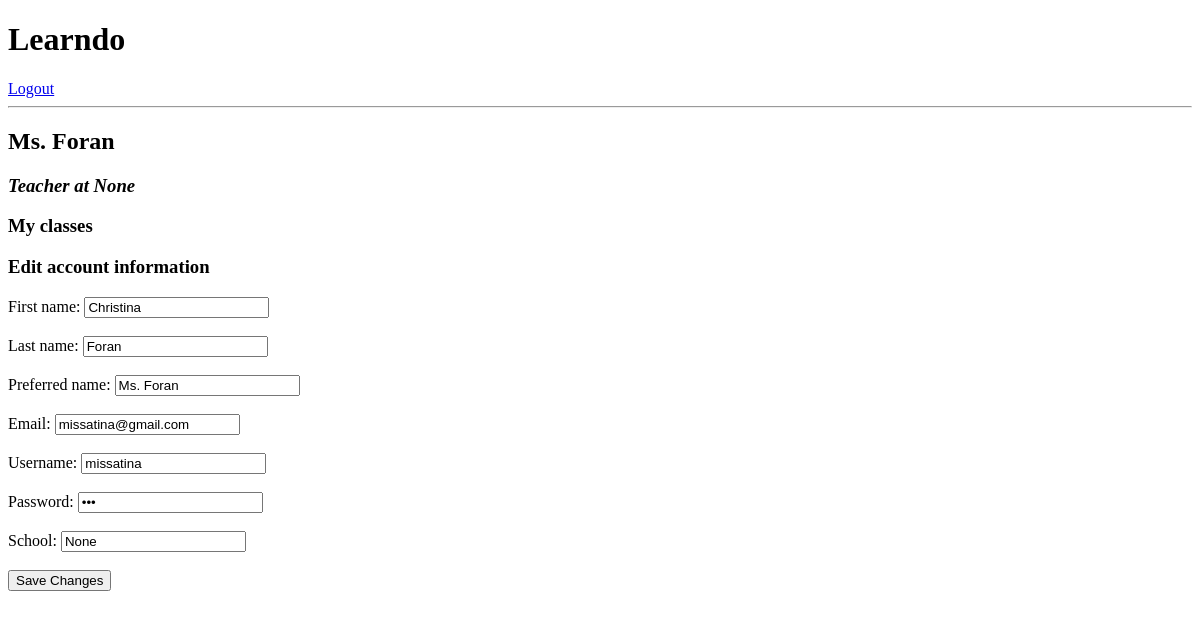
Before: /profile/7 (signed in) with the older database file.
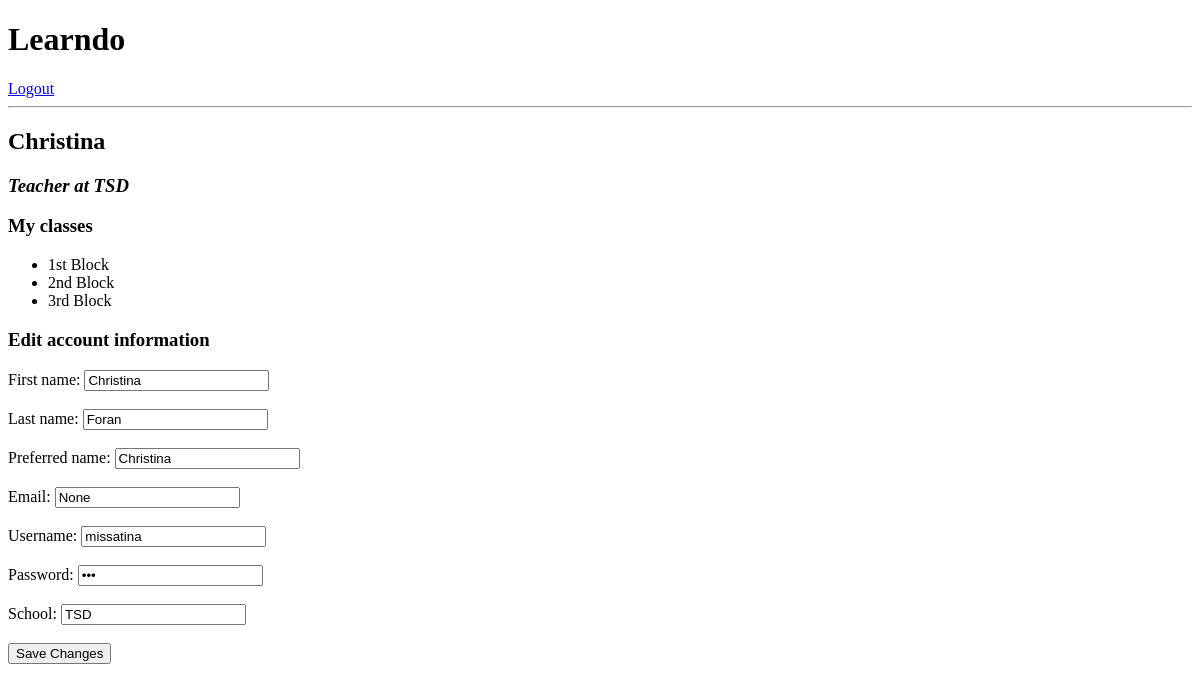
After: the same page with the newer database file.
### model.py (models this page shows, shortened)
class User(db.Model):
    __tablename__ = "users"
    user_id = db.Column(db.Integer, autoincrement=True, primary_key=True)
    is_teacher = db.Column(db.Boolean, nullable=False)
    username = db.Column(db.Integer, nullable=False, unique=True)
    password = db.Column(db.String(16), nullable=False)
    email = db.Column(db.String(64), nullable=True)
    first_name = db.Column(db.String(32), nullable=False)
    last_name = db.Column(db.String(32), nullable=True)
    display_name = db.Column(db.String(32), nullable=True)
    school = db.Column(db.String(64), nullable=True)
    classes = db.relationship("Class",
                             secondary='usersclasses',
                             backref="users")
    tasks = db.relationship('Task', backref='user')
    assignments = db.relationship('Assignment', backref='user')

class Class(db.Model):
    __tablename__ = "classes"
    class_id = db.Column(db.Integer, autoincrement=True, primary_key=True)
    class_name = db.Column(db.String(64), nullable=False)

### server.py (the view)
@app.route('/profile/<int:user_id>')
def load_profile(user_id):
    user = User.query.get(user_id)
    if user.is_teacher:
        acct_type = 'Teacher'
    else:
        acct_type = 'Student'
    my_classes = []
    for each_class in user.classes:
        my_classes.append(each_class.class_name)
    if access_profile(user_id) == True:
        return render_template("profile.html", user=user, my_classes=my_classes, acct_type=acct_type)
    else:
        flash("You do not have access to that page.")
        return redirect("/")

### helper.py (called while the page is built)
def list_teachers(student_id):
    student = User.query.get(student_id)
    teachers = []
    if student.is_teacher == 0:
        for each_class in student.classes:
            for user in each_class.users:
                if user.is_teacher == 1:
                    teachers.append(user.user_id)
    return teachers

def access_profile(user_id):
    user = User.query.get(user_id)
    teachers = list_teachers(user_id)
    if session['user_id'] == user_id:
        return True
    else:
        for teacher_id in teachers:
            if session['user_id'] == teacher_id:
                return True
            else:
                return False

### templates/profile.html (shortened to what this page needs)
{% extends 'base.html' %}
{% block content %}
<h2>{{ user.display_name }}</h2>
<h3><i>{{ acct_type }} at {{ user.school }}</i></h3>
<h3>My classes</h3>
    <ul>
    {% for class in my_classes %}
        <li>{{ class }}</li>
    {% endfor %}
    </ul>
<h3>Edit account information</h3>
<form action="/edit_profile" method="POST">
    <div>
        <label>
            First name:
            <input type="text" name="first" value="{{ user.first_name }}" required>
        </label><br><br>
    </div>
    <div>
        <label>
            Last name:
            <input type="text" name="last" value="{{ user.last_name }}" required>
        </label><br><br>
    </div>
    <div>
        <label>
            Preferred name:
            <input type="text" name="preferred" value="{{ user.display_name }}" >
        </label><br><br>
    </div>
    <div>
        <label>
            Email:
            <input type="text" name="email" value="{{ user.email }}">
        </label><br><br>
    </div>
    <div>
        <label>
            Username:
            <input type="text" name="username" value="{{ user.username}}" required>
        </label><br><br>
    </div>
    <div>
        <label>
            Password:
            <input type="password" name="password" value="{{ user.password }}" required>
        </label><br><br>
    </div>
    <div>
        <label>
            School:
            <input type="text" name="school" value="{{ user.school }}" required>
        </label><br><br>
    </div>
    <div>
        <input type="submit" value="Save Changes">
    </div>
</form>
{% endblock %}

Changed rows visible on the page:
changed User "Christina": display_name "Ms. Foran" → "Christina"; school "None" → "TSD"; preferred "Ms. Foran" → "Christina"; email "missatina@gmail.com" → "None"
now on this page (row unchanged): Class: class_name "1st Block"
now on this page (row unchanged): Class: class_name "2nd Block"
now on this page (row unchanged): Class: class_name "3rd Block"
